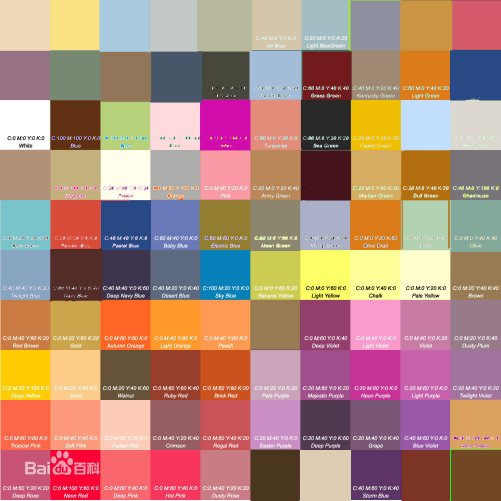
#> input picture pre-processing/100color1.jpg, 1001 x 1001 px (shown at 1/2 size)
$ python readColorPiece.py
#> lines starting #> are read from the running program, lines starting #| are printed output that depends on the picture
import cv2
import matplotlib.pyplot as plt
import matplotlib.image as mpig
import numpy as np
picture_path='100color1.jpg'
"""
cv2读取
"""
img=cv2.imread(picture_path)
#> img is the input picture: shape (1001, 1001, 3); mean B, G, R 122.5, 136, 176.4
# cv2.imshow('dog.jpg',img)
# cv2.waitKey(0)
colorRGB = []
for i in range(50,1000,100):
    for j in range(50,1000,100):
        colorRGB.append(img[i, j, 2])
        colorRGB.append(img[i, j, 1])
        colorRGB.append(img[i, j, 0])
#> after the loop, colorRGB = 300 values, max 255 at index 60, min 1 at index 212, mean 142.4
print('获取原始图像的R、G、B')
print(colorRGB)
#> (printed output is left out)
final100ColorRGB=[]
for i in range(0,len(colorRGB),3):
    RGB='('+str(colorRGB[i])+','+str(colorRGB[i+1])+','+str(colorRGB[i+2])+')'
    final100ColorRGB.append(RGB)
#> this loop made 100 passes
#> (i, RGB) on passes 2 to 13: (3, '(251,225,130)'), (6, '(167,202,222)'), (9, '(194,200,198)'), (12, '(184,184,156)'), (15, '(213,197,171)'), (18, '(164,189,194)'), (21, '(142,144,159)'), (24, '(204,149,67)'), (27, '(213,91,106)'), (30, '(151,114,131)'), (33, '(119,137,115)'), (36, '(145,118,89)')
#> RGB on pass 1: '(237,217,184)'
#> after the loop, final100ColorRGB = 100 items, first 6: '(237,217,184)', '(251,225,130)', '(167,202,222)', '(194,200,198)', '(184,184,156)', '(213,197,171)'
print('整合的RGB')
print(final100ColorRGB)
#> (printed output is left out)
imgCopy = np.zeros([1000, 1000, 3], np.uint8)
k=0
for i in range(0,901,100):
    for j in range(0,901,100):
        imgCopy[i:i+99,j:j+99,2]=colorRGB[k]
        imgCopy[i:i+99,j:j+99,1]=colorRGB[k + 1]
        imgCopy[i:i+99,j:j+99,0]=colorRGB[k + 2]
        k=k+3
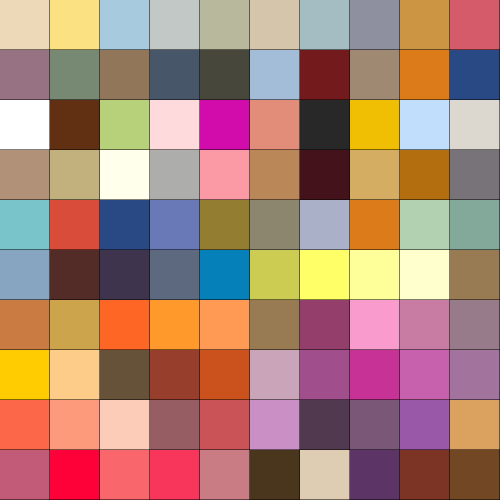
#> imgCopy: shape (1000, 1000, 3) (shown at 1/2 size); mean of channels 0, 1, 2 116.7, 130, 171.9; drawn as B, G, R
#> after the loop, k = 300
# cv2.imshow('dog.jpg',imgCopy)
# cv2.waitKey(0)
cv2.imwrite('gamut.jpg', imgCopy, [int(cv2.IMWRITE_JPEG_QUALITY),100])
print(np.shape(imgCopy))
#| (1000, 1000, 3)
"""
plt读取
"""
# [5 lines of commented-out code are left out]
"""
mpig读取
"""
# [5 lines of commented-out code are left out]
def rgb2ffffff(value):
    digit = list(map(str, range(10))) + list("abcdef")
    string =''
    a1 = value // 16
    a2 = value % 16
    string += digit[a1] + digit[a2]
    return string
color16=[]
for i in range(0,len(colorRGB)):
    value= rgb2ffffff(colorRGB[i])
    color16.append(value)
#> this loop made 300 passes
#> (string in rgb2ffffff, a1 in rgb2ffffff, a2 in rgb2ffffff, value) on passes 1 to 3: ('ed', 14, 13, 'ed'), ('d9', 13, 9, 'd9'), ('b8', 11, 8, 'b8')
#> after the loop, color16 = 300 items, first 6: 'ed', 'd9', 'b8', 'fb', 'e1', '82'
print('转为16进制的a、b、c')
print(color16)
#> (printed output is left out)

final100Color16=[]
for i in range(0,len(color16),3):
    aabbcc=color16[i]+color16[i+1]+color16[i+2]
    final100Color16.append(aabbcc)
#> this loop made 100 passes
#> (i, aabbcc) on passes 2 to 13: (3, 'fbe182'), (6, 'a7cade'), (9, 'c2c8c6'), (12, 'b8b89c'), (15, 'd5c5ab'), (18, 'a4bdc2'), (21, '8e909f'), (24, 'cc9543'), (27, 'd55b6a'), (30, '977283'), (33, '778973'), (36, '917659')
#> aabbcc on pass 1: 'edd9b8'
#> after the loop, final100Color16 = 100 items, first 6: 'edd9b8', 'fbe182', 'a7cade', 'c2c8c6', 'b8b89c', 'd5c5ab'
print('整合后的16进制aabbcc')
print(final100Color16)
#> (printed output is left out)
